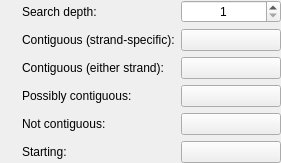
            <widget class="QWidget" name="widget_22" native="true">
             <layout class="QGridLayout" name="gridLayout_15">
              <property name="leftMargin">
               <number>0</number>
              </property>
              <property name="topMargin">
               <number>0</number>
              </property>
              <property name="rightMargin">
               <number>0</number>
              </property>
              <property name="bottomMargin">
               <number>0</number>
              </property>
              <item row="5" column="1">
               <widget class="InfoTextWidget" name="contiguityStartingColourInfoText" native="true">
                <property name="sizePolicy">
                 <sizepolicy hsizetype="Fixed" vsizetype="Fixed">
                  <horstretch>0</horstretch>
                  <verstretch>0</verstretch>
                 </sizepolicy>
                </property>
                <property name="minimumSize">
                 <size>
                  <width>16</width>
                  <height>16</height>
                 </size>
                </property>
                <property name="toolTip">
                 <string>When a contiguity search is conducted, this is the colour given to the starting node(s).</string>
                </property>
               </widget>
              </item>
              <item row="2" column="1">
               <widget class="InfoTextWidget" name="contiguousEitherStrandColourInfoText" native="true">
                <property name="sizePolicy">
                 <sizepolicy hsizetype="Fixed" vsizetype="Fixed">
                  <horstretch>0</horstretch>
                  <verstretch>0</verstretch>
                 </sizepolicy>
                </property>
                <property name="minimumSize">
                 <size>
                  <width>16</width>
                  <height>16</height>
                 </size>
                </property>
                <property name="toolTip">
                 <string>When a contiguity search is conducted, this is the colour given to nodes that are determined to be contiguous with the starting node(s).&lt;br&gt;&lt;br&gt;
                                                              This colour is used for nodes where either the node or its reverse complement are contiguous with the starting node, but it cannot be determined which.</string>
                </property>
               </widget>
              </item>
              <item row="4" column="1">
               <widget class="InfoTextWidget" name="notContiguousColourInfoText" native="true">
                <property name="sizePolicy">
                 <sizepolicy hsizetype="Fixed" vsizetype="Fixed">
                  <horstretch>0</horstretch>
                  <verstretch>0</verstretch>
                 </sizepolicy>
                </property>
                <property name="minimumSize">
                 <size>
                  <width>16</width>
                  <height>16</height>
                 </size>
                </property>
                <property name="toolTip">
                 <string>When a contiguity search is conducted, this is the colour given to nodes that are not determined to be contiguous with the starting node(s).</string>
                </property>
               </widget>
              </item>
              <item row="3" column="1">
               <widget class="InfoTextWidget" name="maybeContiguousColourInfoText" native="true">
                <property name="sizePolicy">
                 <sizepolicy hsizetype="Fixed" vsizetype="Fixed">
                  <horstretch>0</horstretch>
                  <verstretch>0</verstretch>
                 </sizepolicy>
                </property>
                <property name="minimumSize">
                 <size>
                  <width>16</width>
                  <height>16</height>
                 </size>
                </property>
                <property name="toolTip">
                 <string>When a contiguity search is conducted, this is the colour given to nodes that are determined to be possibly contiguous with the starting node(s).</string>
                </property>
               </widget>
              </item>
              <item row="1" column="3">
               <widget class="ColourButton" name="contiguousStrandSpecificColourButton">
                <property name="minimumSize">
                 <size>
                  <width>100</width>
                  <height>0</height>
                 </size>
                </property>
                <property name="focusPolicy">
                 <enum>Qt::StrongFocus</enum>
                </property>
                <property name="text">
                 <string/>
                </property>
               </widget>
              </item>
              <item row="2" column="2">
               <widget class="QLabel" name="label_29">
                <property name="sizePolicy">
                 <sizepolicy hsizetype="Minimum" vsizetype="Preferred">
                  <horstretch>0</horstretch>
                  <verstretch>0</verstretch>
                 </sizepolicy>
                </property>
                <property name="text">
                 <string>Contiguous (either strand):</string>
                </property>
               </widget>
              </item>
              <item row="0" column="0">
               <spacer name="horizontalSpacer_19">
                <property name="orientation">
                 <enum>Qt::Horizontal</enum>
                </property>
                <property name="sizeType">
                 <enum>QSizePolicy::Expanding</enum>
                </property>
                <property name="sizeHint" stdset="0">
                 <size>
                  <width>0</width>
                  <height>20</height>
                 </size>
                </property>
               </spacer>
              </item>
              <item row="0" column="1">
               <widget class="InfoTextWidget" name="contiguitySearchDepthInfoText" native="true">
                <property name="sizePolicy">
                 <sizepolicy hsizetype="Fixed" vsizetype="Fixed">
                  <horstretch>0</horstretch>
                  <verstretch>0</verstretch>
                 </sizepolicy>
                </property>
                <property name="minimumSize">
                 <size>
                  <width>16</width>
                  <height>16</height>
                 </size>
                </property>
                <property name="toolTip">
                 <string>This is the number of steps the contiguity search will take. Larger values will find more distant contiguous nodes, at a performance cost.&lt;br&gt;&lt;br&gt;
                                                       The time taken to complete the search can grow rapidly as values increase, so use values above 20 with caution.</string>
                </property>
               </widget>
              </item>
              <item row="1" column="1">
               <widget class="InfoTextWidget" name="contiguousStrandSpecificColourInfoText" native="true">
                <property name="sizePolicy">
                 <sizepolicy hsizetype="Fixed" vsizetype="Fixed">
                  <horstretch>0</horstretch>
                  <verstretch>0</verstretch>
                 </sizepolicy>
                </property>
                <property name="minimumSize">
                 <size>
                  <width>16</width>
                  <height>16</height>
                 </size>
                </property>
                <property name="toolTip">
                 <string>When a contiguity search is conducted, this is the colour given to nodes that are determined to be contiguous with the starting node(s).&lt;br&gt;&lt;br&gt;
                                                                This colour is used for strand-specific matches. It is only used for nodes that are determined to be on the same strand as the starting node</string>
                </property>
               </widget>
              </item>
              <item row="5" column="3">
               <widget class="ColourButton" name="contiguityStartingColourButton">
                <property name="focusPolicy">
                 <enum>Qt::StrongFocus</enum>
                </property>
                <property name="text">
                 <string/>
                </property>
               </widget>
              </item>
              <item row="4" column="2">
               <widget class="QLabel" name="label_21">
                <property name="sizePolicy">
                 <sizepolicy hsizetype="Minimum" vsizetype="Preferred">
                  <horstretch>0</horstretch>
                  <verstretch>0</verstretch>
                 </sizepolicy>
                </property>
                <property name="text">
                 <string>Not contiguous:</string>
                </property>
               </widget>
              </item>
              <item row="1" column="2">
               <widget class="QLabel" name="label_22">
                <property name="sizePolicy">
                 <sizepolicy hsizetype="Minimum" vsizetype="Preferred">
                  <horstretch>0</horstretch>
                  <verstretch>0</verstretch>
                 </sizepolicy>
                </property>
                <property name="text">
                 <string>Contiguous (strand-specific):</string>
                </property>
               </widget>
              </item>
              <item row="0" column="2">
               <widget class="QLabel" name="label_30">
                <property name="sizePolicy">
                 <sizepolicy hsizetype="Minimum" vsizetype="Preferred">
                  <horstretch>0</horstretch>
                  <verstretch>0</verstretch>
                 </sizepolicy>
                </property>
                <property name="text">
                 <string>Search depth:</string>
                </property>
               </widget>
              </item>
              <item row="3" column="3">
               <widget class="ColourButton" name="maybeContiguousColourButton">
                <property name="focusPolicy">
                 <enum>Qt::StrongFocus</enum>
                </property>
                <property name="text">
                 <string/>
                </property>
               </widget>
              </item>
              <item row="3" column="2">
               <widget class="QLabel" name="label_19">
                <property name="sizePolicy">
                 <sizepolicy hsizetype="Minimum" vsizetype="Preferred">
                  <horstretch>0</horstretch>
                  <verstretch>0</verstretch>
                 </sizepolicy>
                </property>
                <property name="text">
                 <string>Possibly contiguous:</string>
                </property>
               </widget>
              </item>
              <item row="4" column="3">
               <widget class="ColourButton" name="notContiguousColourButton">
                <property name="focusPolicy">
                 <enum>Qt::StrongFocus</enum>
                </property>
                <property name="text">
                 <string/>
                </property>
               </widget>
              </item>
              <item row="5" column="2">
               <widget class="QLabel" name="label_20">
                <property name="sizePolicy">
                 <sizepolicy hsizetype="Minimum" vsizetype="Preferred">
                  <horstretch>0</horstretch>
                  <verstretch>0</verstretch>
                 </sizepolicy>
                </property>
                <property name="text">
                 <string>Starting:</string>
                </property>
               </widget>
              </item>
              <item row="2" column="3">
               <widget class="ColourButton" name="contiguousEitherStrandColourButton">
                <property name="focusPolicy">
                 <enum>Qt::StrongFocus</enum>
                </property>
                <property name="text">
                 <string/>
                </property>
               </widget>
              </item>
              <item row="0" column="3">
               <widget class="QSpinBox" name="contiguitySearchDepthSpinBox">
                <property name="focusPolicy">
                 <enum>Qt::StrongFocus</enum>
                </property>
                <property name="alignment">
                 <set>Qt::AlignCenter</set>
                </property>
                <property name="minimum">
                 <number>1</number>
                </property>
                <property name="maximum">
                 <number>50</number>
                </property>
               </widget>
              </item>
              <item row="0" column="4">
               <spacer name="horizontalSpacer_20">
                <property name="orientation">
                 <enum>Qt::Horizontal</enum>
                </property>
                <property name="sizeType">
                 <enum>QSizePolicy::Expanding</enum>
                </property>
                <property name="sizeHint" stdset="0">
                 <size>
                  <width>0</width>
                  <height>20</height>
                 </size>
                </property>
               </spacer>
              </item>
             </layout>
            </widget>
